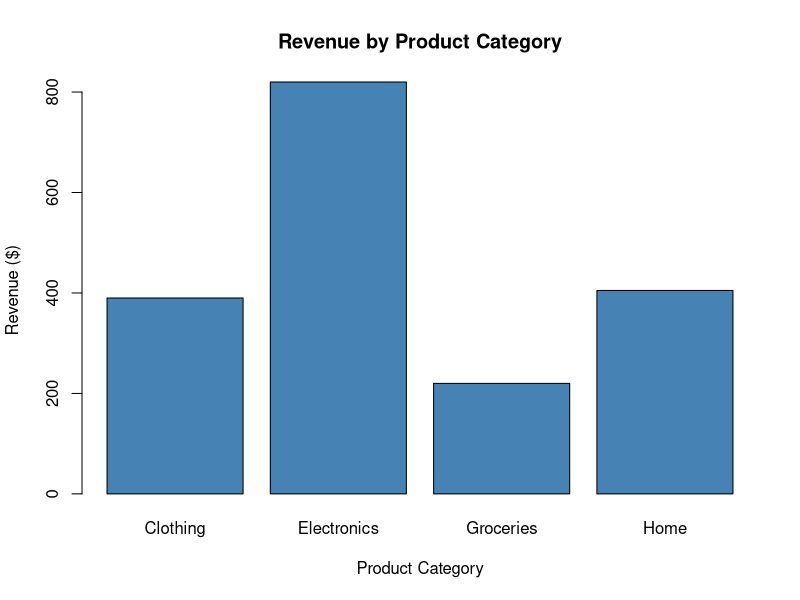

Reproduce this figure in R.

# AI Assistance Declaration:
# I used ChatGPT (GPT-6.2, November 25, 2026) for
# documentation, code examples, formatting and troubleshooting.
# Actual prompts and responses are documented in Appendix.md.
# I executed the calculations in RStudio and compared the
# overall revenue with Google Sheets.
# I am responsible for the accuracy and originality of this work.

# Project: Retail Sales Data Analysis Using R
# Course: BDA400 - Data Science Tools and Techniques
# Assignment: Markdown Buddy
# Student: Majella Nkadi

# 1. Import synthetic retail sales data

sales <- read.csv("retail_sales.csv", stringsAsFactors = FALSE)

# 2. Inspect dataset structure and data quality

head(sales)
str(sales)
dim(sales)

# Check for missing values
colSums(is.na(sales))

# Check for duplicate records
sum(duplicated(sales))

# 3. Calculate transaction revenue

sales$Revenue <- sales$Quantity * sales$Unit_Price

# 4. Calculate overall revenue

total_revenue <- sum(sales$Revenue)
print(total_revenue)

# 5. Summarize revenue by product category

category_revenue <- aggregate(Revenue ~ Category,
                              data = sales,
                              FUN = sum)

print(category_revenue)

# 6. Visualize revenue by product category

barplot(category_revenue$Revenue,
        names.arg = category_revenue$Category,
        main = "Revenue by Product Category",
        xlab = "Product Category",
        ylab = "Revenue ($)",
        col = "steelblue")

# 7. Verification records
# Observed transactions: 12
# Original variables: 5
# Variables after revenue calculation: 6
# Missing values: 0
# Duplicate records: 0
# RStudio total revenue: $1,835
# Google Sheets total revenue: $1,835
# Overall revenue verification: Matched
# Remaining verification checks are documented in Appendix.md.

# End of script
